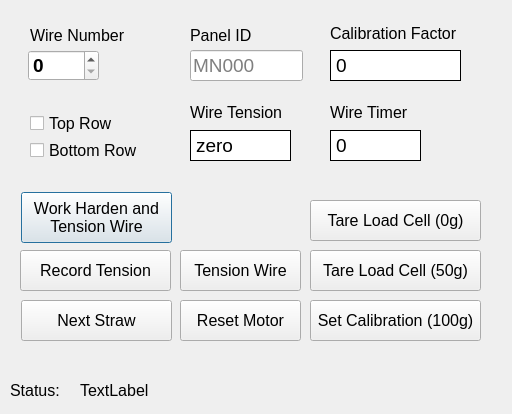
<?xml version="1.0" encoding="UTF-8"?>
<ui version="4.0">
 <class>Dialog</class>
 <widget class="QDialog" name="Dialog">
  <property name="geometry">
   <rect>
    <x>0</x>
    <y>0</y>
    <width>512</width>
    <height>414</height>
   </rect>
  </property>
  <property name="windowTitle">
   <string>Dialog</string>
  </property>
  <widget class="QLabel" name="label_4">
   <property name="geometry">
    <rect>
     <x>10</x>
     <y>380</y>
     <width>55</width>
     <height>21</height>
    </rect>
   </property>
   <property name="font">
    <font>
     <pointsize>12</pointsize>
    </font>
   </property>
   <property name="frameShape">
    <enum>QFrame::NoFrame</enum>
   </property>
   <property name="text">
    <string>Status:</string>
   </property>
  </widget>
  <widget class="QLabel" name="statuslabel">
   <property name="geometry">
    <rect>
     <x>80</x>
     <y>380</y>
     <width>421</width>
     <height>21</height>
    </rect>
   </property>
   <property name="font">
    <font>
     <pointsize>12</pointsize>
    </font>
   </property>
   <property name="frameShape">
    <enum>QFrame::NoFrame</enum>
   </property>
   <property name="text">
    <string>TextLabel</string>
   </property>
  </widget>
  <widget class="QStackedWidget" name="stackedWidget">
   <property name="geometry">
    <rect>
     <x>20</x>
     <y>90</y>
     <width>471</width>
     <height>281</height>
    </rect>
   </property>
   <property name="currentIndex">
    <number>0</number>
   </property>
   <widget class="QWidget" name="page">
    <widget class="QPushButton" name="tension_harden">
     <property name="geometry">
      <rect>
       <x>1</x>
       <y>102</y>
       <width>151</width>
       <height>51</height>
      </rect>
     </property>
     <property name="font">
      <font>
       <pointsize>12</pointsize>
      </font>
     </property>
     <property name="text">
      <string>Work Harden and 
Tension Wire</string>
     </property>
     <property name="checkable">
      <bool>true</bool>
     </property>
    </widget>
    <widget class="QLabel" name="tensionlabel">
     <property name="geometry">
      <rect>
       <x>170</x>
       <y>40</y>
       <width>101</width>
       <height>31</height>
      </rect>
     </property>
     <property name="sizePolicy">
      <sizepolicy hsizetype="Fixed" vsizetype="Fixed">
       <horstretch>0</horstretch>
       <verstretch>0</verstretch>
      </sizepolicy>
     </property>
     <property name="palette">
      <palette>
       <active>
        <colorrole role="Button">
         <brush brushstyle="SolidPattern">
          <color alpha="255">
           <red>255</red>
           <green>255</green>
           <blue>255</blue>
          </color>
         </brush>
        </colorrole>
        <colorrole role="Base">
         <brush brushstyle="SolidPattern">
          <color alpha="255">
           <red>255</red>
           <green>255</green>
           <blue>255</blue>
          </color>
         </brush>
        </colorrole>
        <colorrole role="Window">
         <brush brushstyle="SolidPattern">
          <color alpha="255">
           <red>255</red>
           <green>255</green>
           <blue>255</blue>
          </color>
         </brush>
        </colorrole>
        <colorrole role="Shadow">
         <brush brushstyle="SolidPattern">
          <color alpha="255">
           <red>0</red>
           <green>0</green>
           <blue>0</blue>
          </color>
         </brush>
        </colorrole>
        <colorrole role="AlternateBase">
         <brush brushstyle="SolidPattern">
          <color alpha="255">
           <red>255</red>
           <green>255</green>
           <blue>255</blue>
          </color>
         </brush>
        </colorrole>
       </active>
       <inactive>
        <colorrole role="Button">
         <brush brushstyle="SolidPattern">
          <color alpha="255">
           <red>255</red>
           <green>255</green>
           <blue>255</blue>
          </color>
         </brush>
        </colorrole>
        <colorrole role="Base">
         <brush brushstyle="SolidPattern">
          <color alpha="255">
           <red>255</red>
           <green>255</green>
           <blue>255</blue>
          </color>
         </brush>
        </colorrole>
        <colorrole role="Window">
         <brush brushstyle="SolidPattern">
          <color alpha="255">
           <red>255</red>
           <green>255</green>
           <blue>255</blue>
          </color>
         </brush>
        </colorrole>
        <colorrole role="Shadow">
         <brush brushstyle="SolidPattern">
          <color alpha="255">
           <red>0</red>
           <green>0</green>
           <blue>0</blue>
          </color>
         </brush>
        </colorrole>
        <colorrole role="AlternateBase">
         <brush brushstyle="SolidPattern">
          <color alpha="255">
           <red>255</red>
           <green>255</green>
           <blue>255</blue>
          </color>
         </brush>
        </colorrole>
       </inactive>
       <disabled>
        <colorrole role="Button">
         <brush brushstyle="SolidPattern">
          <color alpha="255">
           <red>255</red>
           <green>255</green>
           <blue>255</blue>
          </color>
         </brush>
        </colorrole>
        <colorrole role="Base">
         <brush brushstyle="SolidPattern">
          <color alpha="255">
           <red>255</red>
           <green>255</green>
           <blue>255</blue>
          </color>
         </brush>
        </colorrole>
        <colorrole role="Window">
         <brush brushstyle="SolidPattern">
          <color alpha="255">
           <red>255</red>
           <green>255</green>
           <blue>255</blue>
          </color>
         </brush>
        </colorrole>
        <colorrole role="Shadow">
         <brush brushstyle="SolidPattern">
          <color alpha="255">
           <red>0</red>
           <green>0</green>
           <blue>0</blue>
          </color>
         </brush>
        </colorrole>
        <colorrole role="AlternateBase">
         <brush brushstyle="SolidPattern">
          <color alpha="255">
           <red>255</red>
           <green>255</green>
           <blue>255</blue>
          </color>
         </brush>
        </colorrole>
       </disabled>
      </palette>
     </property>
     <property name="font">
      <font>
       <pointsize>14</pointsize>
      </font>
     </property>
     <property name="autoFillBackground">
      <bool>true</bool>
     </property>
     <property name="frameShape">
      <enum>QFrame::Box</enum>
     </property>
     <property name="text">
      <string>zero</string>
     </property>
    </widget>
    <widget class="QLabel" name="label">
     <property name="geometry">
      <rect>
       <x>170</x>
       <y>12</y>
       <width>97</width>
       <height>21</height>
      </rect>
     </property>
     <property name="font">
      <font>
       <pointsize>12</pointsize>
      </font>
     </property>
     <property name="text">
      <string>Wire Tension</string>
     </property>
    </widget>
    <widget class="QLabel" name="strawtimelabel">
     <property name="geometry">
      <rect>
       <x>310</x>
       <y>40</y>
       <width>91</width>
       <height>31</height>
      </rect>
     </property>
     <property name="sizePolicy">
      <sizepolicy hsizetype="Fixed" vsizetype="Fixed">
       <horstretch>0</horstretch>
       <verstretch>0</verstretch>
      </sizepolicy>
     </property>
     <property name="palette">
      <palette>
       <active>
        <colorrole role="Button">
         <brush brushstyle="SolidPattern">
          <color alpha="255">
           <red>255</red>
           <green>255</green>
           <blue>255</blue>
          </color>
         </brush>
        </colorrole>
        <colorrole role="Base">
         <brush brushstyle="SolidPattern">
          <color alpha="255">
           <red>255</red>
           <green>255</green>
           <blue>255</blue>
          </color>
         </brush>
        </colorrole>
        <colorrole role="Window">
         <brush brushstyle="SolidPattern">
          <color alpha="255">
           <red>255</red>
           <green>255</green>
           <blue>255</blue>
          </color>
         </brush>
        </colorrole>
        <colorrole role="Shadow">
         <brush brushstyle="SolidPattern">
          <color alpha="255">
           <red>0</red>
           <green>0</green>
           <blue>0</blue>
          </color>
         </brush>
        </colorrole>
        <colorrole role="AlternateBase">
         <brush brushstyle="SolidPattern">
          <color alpha="255">
           <red>255</red>
           <green>255</green>
           <blue>255</blue>
          </color>
         </brush>
        </colorrole>
       </active>
       <inactive>
        <colorrole role="Button">
         <brush brushstyle="SolidPattern">
          <color alpha="255">
           <red>255</red>
           <green>255</green>
           <blue>255</blue>
          </color>
         </brush>
        </colorrole>
        <colorrole role="Base">
         <brush brushstyle="SolidPattern">
          <color alpha="255">
           <red>255</red>
           <green>255</green>
           <blue>255</blue>
          </color>
         </brush>
        </colorrole>
        <colorrole role="Window">
         <brush brushstyle="SolidPattern">
          <color alpha="255">
           <red>255</red>
           <green>255</green>
           <blue>255</blue>
          </color>
         </brush>
        </colorrole>
        <colorrole role="Shadow">
         <brush brushstyle="SolidPattern">
          <color alpha="255">
           <red>0</red>
           <green>0</green>
           <blue>0</blue>
          </color>
         </brush>
        </colorrole>
        <colorrole role="AlternateBase">
         <brush brushstyle="SolidPattern">
          <color alpha="255">
           <red>255</red>
           <green>255</green>
           <blue>255</blue>
          </color>
         </brush>
        </colorrole>
       </inactive>
       <disabled>
        <colorrole role="Button">
         <brush brushstyle="SolidPattern">
          <color alpha="255">
           <red>255</red>
           <green>255</green>
           <blue>255</blue>
          </color>
         </brush>
        </colorrole>
        <colorrole role="Base">
         <brush brushstyle="SolidPattern">
          <color alpha="255">
           <red>255</red>
           <green>255</green>
           <blue>255</blue>
          </color>
         </brush>
        </colorrole>
        <colorrole role="Window">
         <brush brushstyle="SolidPattern">
          <color alpha="255">
           <red>255</red>
           <green>255</green>
           <blue>255</blue>
          </color>
         </brush>
        </colorrole>
        <colorrole role="Shadow">
         <brush brushstyle="SolidPattern">
          <color alpha="255">
           <red>0</red>
           <green>0</green>
           <blue>0</blue>
          </color>
         </brush>
        </colorrole>
        <colorrole role="AlternateBase">
         <brush brushstyle="SolidPattern">
          <color alpha="255">
           <red>255</red>
           <green>255</green>
           <blue>255</blue>
          </color>
         </brush>
        </colorrole>
       </disabled>
      </palette>
     </property>
     <property name="font">
      <font>
       <pointsize>14</pointsize>
      </font>
     </property>
     <property name="autoFillBackground">
      <bool>true</bool>
     </property>
     <property name="frameShape">
      <enum>QFrame::Box</enum>
     </property>
     <property name="text">
      <string>0</string>
     </property>
    </widget>
    <widget class="QLabel" name="label_9">
     <property name="geometry">
      <rect>
       <x>310</x>
       <y>12</y>
       <width>91</width>
       <height>21</height>
      </rect>
     </property>
     <property name="font">
      <font>
       <pointsize>12</pointsize>
      </font>
     </property>
     <property name="text">
      <string>Wire Timer</string>
     </property>
    </widget>
    <widget class="QPushButton" name="recordtension">
     <property name="geometry">
      <rect>
       <x>0</x>
       <y>160</y>
       <width>151</width>
       <height>41</height>
      </rect>
     </property>
     <property name="font">
      <font>
       <pointsize>12</pointsize>
      </font>
     </property>
     <property name="text">
      <string>Record Tension</string>
     </property>
     <property name="checkable">
      <bool>true</bool>
     </property>
    </widget>
    <widget class="QPushButton" name="next_straw">
     <property name="geometry">
      <rect>
       <x>1</x>
       <y>210</y>
       <width>151</width>
       <height>41</height>
      </rect>
     </property>
     <property name="font">
      <font>
       <pointsize>12</pointsize>
      </font>
     </property>
     <property name="text">
      <string>Next Straw</string>
     </property>
     <property name="checkable">
      <bool>true</bool>
     </property>
    </widget>
    <widget class="QCheckBox" name="topcheck">
     <property name="geometry">
      <rect>
       <x>10</x>
       <y>23</y>
       <width>121</width>
       <height>20</height>
      </rect>
     </property>
     <property name="sizePolicy">
      <sizepolicy hsizetype="Fixed" vsizetype="Fixed">
       <horstretch>0</horstretch>
       <verstretch>0</verstretch>
      </sizepolicy>
     </property>
     <property name="font">
      <font>
       <pointsize>12</pointsize>
      </font>
     </property>
     <property name="text">
      <string>Top Row</string>
     </property>
    </widget>
    <widget class="QCheckBox" name="bottomcheck">
     <property name="geometry">
      <rect>
       <x>10</x>
       <y>50</y>
       <width>121</width>
       <height>20</height>
      </rect>
     </property>
     <property name="sizePolicy">
      <sizepolicy hsizetype="Fixed" vsizetype="Fixed">
       <horstretch>0</horstretch>
       <verstretch>0</verstretch>
      </sizepolicy>
     </property>
     <property name="font">
      <font>
       <pointsize>12</pointsize>
      </font>
     </property>
     <property name="text">
      <string>Bottom Row</string>
     </property>
    </widget>
    <widget class="QPushButton" name="resetmotor">
     <property name="geometry">
      <rect>
       <x>160</x>
       <y>210</y>
       <width>121</width>
       <height>41</height>
      </rect>
     </property>
     <property name="font">
      <font>
       <pointsize>12</pointsize>
      </font>
     </property>
     <property name="text">
      <string>Reset Motor</string>
     </property>
     <property name="checkable">
      <bool>true</bool>
     </property>
    </widget>
    <widget class="QPushButton" name="tension_only">
     <property name="geometry">
      <rect>
       <x>160</x>
       <y>160</y>
       <width>121</width>
       <height>41</height>
      </rect>
     </property>
     <property name="font">
      <font>
       <pointsize>12</pointsize>
      </font>
     </property>
     <property name="text">
      <string>Tension Wire</string>
     </property>
     <property name="checkable">
      <bool>true</bool>
     </property>
    </widget>
    <widget class="QPushButton" name="tarebutton">
     <property name="geometry">
      <rect>
       <x>290</x>
       <y>160</y>
       <width>171</width>
       <height>41</height>
      </rect>
     </property>
     <property name="font">
      <font>
       <pointsize>12</pointsize>
      </font>
     </property>
     <property name="text">
      <string>Tare Load Cell (50g)</string>
     </property>
     <property name="checkable">
      <bool>true</bool>
     </property>
    </widget>
    <widget class="QPushButton" name="setcalbutton">
     <property name="geometry">
      <rect>
       <x>290</x>
       <y>210</y>
       <width>171</width>
       <height>41</height>
      </rect>
     </property>
     <property name="font">
      <font>
       <pointsize>12</pointsize>
      </font>
     </property>
     <property name="text">
      <string>Set Calibration (100g)</string>
     </property>
     <property name="checkable">
      <bool>true</bool>
     </property>
    </widget>
    <widget class="QLabel" name="recordlabel">
     <property name="geometry">
      <rect>
       <x>0</x>
       <y>260</y>
       <width>251</width>
       <height>21</height>
      </rect>
     </property>
     <property name="font">
      <font>
       <pointsize>12</pointsize>
      </font>
     </property>
     <property name="text">
      <string/>
     </property>
    </widget>
    <widget class="QPushButton" name="tarebutton2">
     <property name="geometry">
      <rect>
       <x>290</x>
       <y>110</y>
       <width>171</width>
       <height>41</height>
      </rect>
     </property>
     <property name="font">
      <font>
       <pointsize>12</pointsize>
      </font>
     </property>
     <property name="text">
      <string>Tare Load Cell (0g)</string>
     </property>
     <property name="checkable">
      <bool>true</bool>
     </property>
    </widget>
   </widget>
   <widget class="QWidget" name="page_2">
    <widget class="QWidget" name="layoutWidget_2">
     <property name="geometry">
      <rect>
       <x>10</x>
       <y>10</y>
       <width>143</width>
       <height>61</height>
      </rect>
     </property>
     <layout class="QVBoxLayout" name="verticalLayout_6">
      <property name="sizeConstraint">
       <enum>QLayout::SetFixedSize</enum>
      </property>
      <item>
       <widget class="QLabel" name="caliblabel">
        <property name="font">
         <font>
          <pointsize>12</pointsize>
         </font>
        </property>
        <property name="text">
         <string>Calibration mode</string>
        </property>
       </widget>
      </item>
      <item>
       <widget class="QLabel" name="calibmode">
        <property name="palette">
         <palette>
          <active>
           <colorrole role="Button">
            <brush brushstyle="SolidPattern">
             <color alpha="255">
              <red>255</red>
              <green>255</green>
              <blue>255</blue>
             </color>
            </brush>
           </colorrole>
           <colorrole role="Base">
            <brush brushstyle="SolidPattern">
             <color alpha="255">
              <red>255</red>
              <green>255</green>
              <blue>255</blue>
             </color>
            </brush>
           </colorrole>
           <colorrole role="Window">
            <brush brushstyle="SolidPattern">
             <color alpha="255">
              <red>255</red>
              <green>255</green>
              <blue>255</blue>
             </color>
            </brush>
           </colorrole>
           <colorrole role="Shadow">
            <brush brushstyle="SolidPattern">
             <color alpha="255">
              <red>0</red>
              <green>0</green>
              <blue>0</blue>
             </color>
            </brush>
           </colorrole>
           <colorrole role="AlternateBase">
            <brush brushstyle="SolidPattern">
             <color alpha="255">
              <red>255</red>
              <green>255</green>
              <blue>255</blue>
             </color>
            </brush>
           </colorrole>
          </active>
          <inactive>
           <colorrole role="Button">
            <brush brushstyle="SolidPattern">
             <color alpha="255">
              <red>255</red>
              <green>255</green>
              <blue>255</blue>
             </color>
            </brush>
           </colorrole>
           <colorrole role="Base">
            <brush brushstyle="SolidPattern">
             <color alpha="255">
              <red>255</red>
              <green>255</green>
              <blue>255</blue>
             </color>
            </brush>
           </colorrole>
           <colorrole role="Window">
            <brush brushstyle="SolidPattern">
             <color alpha="255">
              <red>255</red>
              <green>255</green>
              <blue>255</blue>
             </color>
            </brush>
           </colorrole>
           <colorrole role="Shadow">
            <brush brushstyle="SolidPattern">
             <color alpha="255">
              <red>0</red>
              <green>0</green>
              <blue>0</blue>
             </color>
            </brush>
           </colorrole>
           <colorrole role="AlternateBase">
            <brush brushstyle="SolidPattern">
             <color alpha="255">
              <red>255</red>
              <green>255</green>
              <blue>255</blue>
             </color>
            </brush>
           </colorrole>
          </inactive>
          <disabled>
           <colorrole role="Button">
            <brush brushstyle="SolidPattern">
             <color alpha="255">
              <red>255</red>
              <green>255</green>
              <blue>255</blue>
             </color>
            </brush>
           </colorrole>
           <colorrole role="Base">
            <brush brushstyle="SolidPattern">
             <color alpha="255">
              <red>255</red>
              <green>255</green>
              <blue>255</blue>
             </color>
            </brush>
           </colorrole>
           <colorrole role="Window">
            <brush brushstyle="SolidPattern">
             <color alpha="255">
              <red>255</red>
              <green>255</green>
              <blue>255</blue>
             </color>
            </brush>
           </colorrole>
           <colorrole role="Shadow">
            <brush brushstyle="SolidPattern">
             <color alpha="255">
              <red>0</red>
              <green>0</green>
              <blue>0</blue>
             </color>
            </brush>
           </colorrole>
           <colorrole role="AlternateBase">
            <brush brushstyle="SolidPattern">
             <color alpha="255">
              <red>255</red>
              <green>255</green>
              <blue>255</blue>
             </color>
            </brush>
           </colorrole>
          </disabled>
         </palette>
        </property>
        <property name="font">
         <font>
          <pointsize>14</pointsize>
         </font>
        </property>
        <property name="autoFillBackground">
         <bool>true</bool>
        </property>
        <property name="frameShape">
         <enum>QFrame::Box</enum>
        </property>
        <property name="text">
         <string>standby</string>
        </property>
       </widget>
      </item>
     </layout>
    </widget>
    <widget class="QPushButton" name="tare">
     <property name="geometry">
      <rect>
       <x>10</x>
       <y>90</y>
       <width>131</width>
       <height>31</height>
      </rect>
     </property>
     <property name="font">
      <font>
       <pointsize>12</pointsize>
      </font>
     </property>
     <property name="text">
      <string>Tare: Hang 50g</string>
     </property>
     <property name="checkable">
      <bool>true</bool>
     </property>
    </widget>
    <widget class="QPushButton" name="setbutton">
     <property name="geometry">
      <rect>
       <x>10</x>
       <y>130</y>
       <width>131</width>
       <height>31</height>
      </rect>
     </property>
     <property name="font">
      <font>
       <pointsize>12</pointsize>
      </font>
     </property>
     <property name="text">
      <string>Set: Hang 100g</string>
     </property>
     <property name="checkable">
      <bool>true</bool>
     </property>
    </widget>
    <widget class="QWidget" name="layoutWidget_4">
     <property name="geometry">
      <rect>
       <x>170</x>
       <y>90</y>
       <width>139</width>
       <height>61</height>
      </rect>
     </property>
     <layout class="QVBoxLayout" name="verticalLayout_8">
      <property name="sizeConstraint">
       <enum>QLayout::SetFixedSize</enum>
      </property>
      <item>
       <widget class="QLabel" name="caliblabel_3">
        <property name="font">
         <font>
          <pointsize>12</pointsize>
         </font>
        </property>
        <property name="text">
         <string>Load Cell reading</string>
        </property>
       </widget>
      </item>
      <item>
       <widget class="QLabel" name="loadcellreading">
        <property name="palette">
         <palette>
          <active>
           <colorrole role="Button">
            <brush brushstyle="SolidPattern">
             <color alpha="255">
              <red>255</red>
              <green>255</green>
              <blue>255</blue>
             </color>
            </brush>
           </colorrole>
           <colorrole role="Base">
            <brush brushstyle="SolidPattern">
             <color alpha="255">
              <red>255</red>
              <green>255</green>
              <blue>255</blue>
             </color>
            </brush>
           </colorrole>
           <colorrole role="Window">
            <brush brushstyle="SolidPattern">
             <color alpha="255">
              <red>255</red>
              <green>255</green>
              <blue>255</blue>
             </color>
            </brush>
           </colorrole>
           <colorrole role="Shadow">
            <brush brushstyle="SolidPattern">
             <color alpha="255">
              <red>0</red>
              <green>0</green>
              <blue>0</blue>
             </color>
            </brush>
           </colorrole>
           <colorrole role="AlternateBase">
            <brush brushstyle="SolidPattern">
             <color alpha="255">
              <red>255</red>
              <green>255</green>
              <blue>255</blue>
             </color>
            </brush>
           </colorrole>
          </active>
          <inactive>
           <colorrole role="Button">
            <brush brushstyle="SolidPattern">
             <color alpha="255">
              <red>255</red>
              <green>255</green>
              <blue>255</blue>
             </color>
            </brush>
           </colorrole>
           <colorrole role="Base">
            <brush brushstyle="SolidPattern">
             <color alpha="255">
              <red>255</red>
              <green>255</green>
              <blue>255</blue>
             </color>
            </brush>
           </colorrole>
           <colorrole role="Window">
            <brush brushstyle="SolidPattern">
             <color alpha="255">
              <red>255</red>
              <green>255</green>
              <blue>255</blue>
             </color>
            </brush>
           </colorrole>
           <colorrole role="Shadow">
            <brush brushstyle="SolidPattern">
             <color alpha="255">
              <red>0</red>
              <green>0</green>
              <blue>0</blue>
             </color>
            </brush>
           </colorrole>
           <colorrole role="AlternateBase">
            <brush brushstyle="SolidPattern">
             <color alpha="255">
              <red>255</red>
              <green>255</green>
              <blue>255</blue>
             </color>
            </brush>
           </colorrole>
          </inactive>
          <disabled>
           <colorrole role="Button">
            <brush brushstyle="SolidPattern">
             <color alpha="255">
              <red>255</red>
              <green>255</green>
              <blue>255</blue>
             </color>
            </brush>
           </colorrole>
           <colorrole role="Base">
            <brush brushstyle="SolidPattern">
             <color alpha="255">
              <red>255</red>
              <green>255</green>
              <blue>255</blue>
             </color>
            </brush>
           </colorrole>
           <colorrole role="Window">
            <brush brushstyle="SolidPattern">
             <color alpha="255">
              <red>255</red>
              <green>255</green>
              <blue>255</blue>
             </color>
            </brush>
           </colorrole>
           <colorrole role="Shadow">
            <brush brushstyle="SolidPattern">
             <color alpha="255">
              <red>0</red>
              <green>0</green>
              <blue>0</blue>
             </color>
            </brush>
           </colorrole>
           <colorrole role="AlternateBase">
            <brush brushstyle="SolidPattern">
             <color alpha="255">
              <red>255</red>
              <green>255</green>
              <blue>255</blue>
             </color>
            </brush>
           </colorrole>
          </disabled>
         </palette>
        </property>
        <property name="font">
         <font>
          <pointsize>14</pointsize>
         </font>
        </property>
        <property name="autoFillBackground">
         <bool>true</bool>
        </property>
        <property name="frameShape">
         <enum>QFrame::Box</enum>
        </property>
        <property name="text">
         <string>0</string>
        </property>
       </widget>
      </item>
     </layout>
    </widget>
    <widget class="QPushButton" name="tension_mode">
     <property name="geometry">
      <rect>
       <x>310</x>
       <y>160</y>
       <width>131</width>
       <height>41</height>
      </rect>
     </property>
     <property name="font">
      <font>
       <pointsize>12</pointsize>
      </font>
     </property>
     <property name="text">
      <string>Tension Mode</string>
     </property>
     <property name="checkable">
      <bool>true</bool>
     </property>
    </widget>
   </widget>
  </widget>
  <widget class="QLabel" name="label_2">
   <property name="geometry">
    <rect>
     <x>30</x>
     <y>20</y>
     <width>104</width>
     <height>31</height>
    </rect>
   </property>
   <property name="font">
    <font>
     <pointsize>12</pointsize>
    </font>
   </property>
   <property name="text">
    <string>Wire Number</string>
   </property>
  </widget>
  <widget class="QSpinBox" name="strawnumbox">
   <property name="geometry">
    <rect>
     <x>28</x>
     <y>50</y>
     <width>71</width>
     <height>31</height>
    </rect>
   </property>
   <property name="sizePolicy">
    <sizepolicy hsizetype="Fixed" vsizetype="Fixed">
     <horstretch>0</horstretch>
     <verstretch>0</verstretch>
    </sizepolicy>
   </property>
   <property name="font">
    <font>
     <pointsize>14</pointsize>
     <weight>75</weight>
     <bold>true</bold>
    </font>
   </property>
  </widget>
  <widget class="QLabel" name="caliblabel_2">
   <property name="geometry">
    <rect>
     <x>330</x>
     <y>20</y>
     <width>137</width>
     <height>27</height>
    </rect>
   </property>
   <property name="font">
    <font>
     <pointsize>12</pointsize>
    </font>
   </property>
   <property name="text">
    <string>Calibration Factor</string>
   </property>
  </widget>
  <widget class="QLabel" name="calibfactor">
   <property name="geometry">
    <rect>
     <x>330</x>
     <y>50</y>
     <width>131</width>
     <height>31</height>
    </rect>
   </property>
   <property name="palette">
    <palette>
     <active>
      <colorrole role="Button">
       <brush brushstyle="SolidPattern">
        <color alpha="255">
         <red>255</red>
         <green>255</green>
         <blue>255</blue>
        </color>
       </brush>
      </colorrole>
      <colorrole role="Base">
       <brush brushstyle="SolidPattern">
        <color alpha="255">
         <red>255</red>
         <green>255</green>
         <blue>255</blue>
        </color>
       </brush>
      </colorrole>
      <colorrole role="Window">
       <brush brushstyle="SolidPattern">
        <color alpha="255">
         <red>255</red>
         <green>255</green>
         <blue>255</blue>
        </color>
       </brush>
      </colorrole>
      <colorrole role="Shadow">
       <brush brushstyle="SolidPattern">
        <color alpha="255">
         <red>0</red>
         <green>0</green>
         <blue>0</blue>
        </color>
       </brush>
      </colorrole>
      <colorrole role="AlternateBase">
       <brush brushstyle="SolidPattern">
        <color alpha="255">
         <red>255</red>
         <green>255</green>
         <blue>255</blue>
        </color>
       </brush>
      </colorrole>
     </active>
     <inactive>
      <colorrole role="Button">
       <brush brushstyle="SolidPattern">
        <color alpha="255">
         <red>255</red>
         <green>255</green>
         <blue>255</blue>
        </color>
       </brush>
      </colorrole>
      <colorrole role="Base">
       <brush brushstyle="SolidPattern">
        <color alpha="255">
         <red>255</red>
         <green>255</green>
         <blue>255</blue>
        </color>
       </brush>
      </colorrole>
      <colorrole role="Window">
       <brush brushstyle="SolidPattern">
        <color alpha="255">
         <red>255</red>
         <green>255</green>
         <blue>255</blue>
        </color>
       </brush>
      </colorrole>
      <colorrole role="Shadow">
       <brush brushstyle="SolidPattern">
        <color alpha="255">
         <red>0</red>
         <green>0</green>
         <blue>0</blue>
        </color>
       </brush>
      </colorrole>
      <colorrole role="AlternateBase">
       <brush brushstyle="SolidPattern">
        <color alpha="255">
         <red>255</red>
         <green>255</green>
         <blue>255</blue>
        </color>
       </brush>
      </colorrole>
     </inactive>
     <disabled>
      <colorrole role="Button">
       <brush brushstyle="SolidPattern">
        <color alpha="255">
         <red>255</red>
         <green>255</green>
         <blue>255</blue>
        </color>
       </brush>
      </colorrole>
      <colorrole role="Base">
       <brush brushstyle="SolidPattern">
        <color alpha="255">
         <red>255</red>
         <green>255</green>
         <blue>255</blue>
        </color>
       </brush>
      </colorrole>
      <colorrole role="Window">
       <brush brushstyle="SolidPattern">
        <color alpha="255">
         <red>255</red>
         <green>255</green>
         <blue>255</blue>
        </color>
       </brush>
      </colorrole>
      <colorrole role="Shadow">
       <brush brushstyle="SolidPattern">
        <color alpha="255">
         <red>0</red>
         <green>0</green>
         <blue>0</blue>
        </color>
       </brush>
      </colorrole>
      <colorrole role="AlternateBase">
       <brush brushstyle="SolidPattern">
        <color alpha="255">
         <red>255</red>
         <green>255</green>
         <blue>255</blue>
        </color>
       </brush>
      </colorrole>
     </disabled>
    </palette>
   </property>
   <property name="font">
    <font>
     <pointsize>14</pointsize>
    </font>
   </property>
   <property name="autoFillBackground">
    <bool>true</bool>
   </property>
   <property name="frameShape">
    <enum>QFrame::Box</enum>
   </property>
   <property name="text">
    <string>0</string>
   </property>
  </widget>
  <widget class="QLabel" name="label_5">
   <property name="geometry">
    <rect>
     <x>190</x>
     <y>20</y>
     <width>101</width>
     <height>31</height>
    </rect>
   </property>
   <property name="font">
    <font>
     <pointsize>12</pointsize>
    </font>
   </property>
   <property name="text">
    <string>Panel ID</string>
   </property>
  </widget>
  <widget class="QLineEdit" name="panelID">
   <property name="geometry">
    <rect>
     <x>190</x>
     <y>50</y>
     <width>113</width>
     <height>31</height>
    </rect>
   </property>
   <property name="font">
    <font>
     <pointsize>14</pointsize>
    </font>
   </property>
   <property name="text">
    <string/>
   </property>
   <property name="placeholderText">
    <string>MN000</string>
   </property>
  </widget>
 </widget>
 <layoutdefault spacing="6" margin="11"/>
 <resources/>
 <connections/>
</ui>
